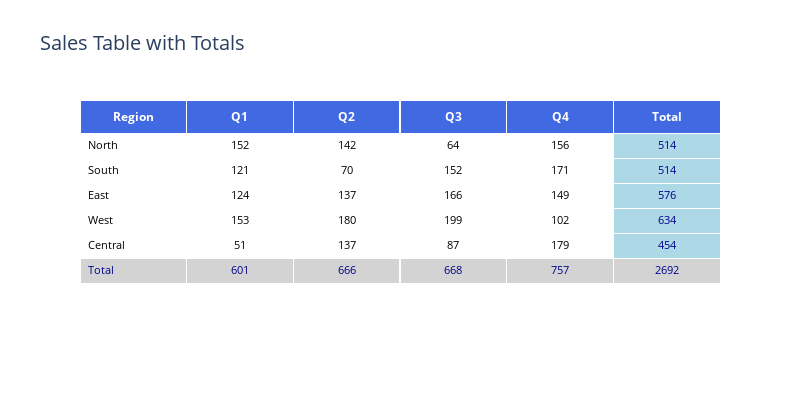

The cell this chart's notebook holds for it:
### Code cell
# Create a table with totals
fig5 = go.Figure(
    data=[
        go.Table(
            header=dict(
                values=["<b>Region</b>"] + [f"<b>{col}</b>" for col in sales_data_with_totals.columns],
                fill_color="royalblue",
                align="center",
                font=dict(color="white", size=12),
            ),
            cells=dict(
                values=[sales_data_with_totals.index]
                + [sales_data_with_totals[col] for col in sales_data_with_totals.columns],
                fill_color=[
                    [
                        "lightgrey" if i == len(sales_data_with_totals) - 1 else "white"
                        for i in range(len(sales_data_with_totals))
                    ],
                    *[
                        [
                            "lightgrey"
                            if i == len(sales_data_with_totals) - 1
                            else ("lightblue" if j == len(sales_data_with_totals.columns) - 1 else "white")
                            for i in range(len(sales_data_with_totals))
                        ]
                        for j in range(len(sales_data_with_totals.columns))
                    ],
                ],
                align=["left"] + ["center"] * len(sales_data_with_totals.columns),
                font=dict(
                    color=[
                        [
                            "black" if i < len(sales_data_with_totals) - 1 else "darkblue"
                            for i in range(len(sales_data_with_totals))
                        ],
                        *[
                            [
                                "darkblue"
                                if i == len(sales_data_with_totals) - 1 or j == len(sales_data_with_totals.columns) - 1
                                else "black"
                                for i in range(len(sales_data_with_totals))
                            ]
                            for j in range(len(sales_data_with_totals.columns))
                        ],
                    ],
                    size=11,
                ),
                height=25,
                format=[None] + [", .0f"] * len(sales_data_with_totals.columns),
            ),
        )
    ]
)

fig5.update_layout(title_text="Sales Table with Totals", title_font=dict(size=20), width=800, height=400)

fig5.show()

### Figure 1 — Plotly figure (JSON) as saved in the notebook; plotly's stock layout.template omitted (floating-point values rounded to 4 significant figures)
{"data": [{"cells": {"align": ["left", "center", "center", "center", "center", "center"], "fill": {"color": [["white", "white", "white", "white", "white", "lightgrey"], ["white", "white", "white", "white", "white", "lightgrey"], ["white", "white", "white", "white", "white", "lightgrey"], ["white", "white", "white", "white", "white", "lightgrey"], ["white", "white", "white", "white", "white", "lightgrey"], ["lightblue", "lightblue", "lightblue", "lightblue", "lightblue", "lightgrey"]]}, "font": {"color": [["black", "black", "black", "black", "black", "darkblue"], ["black", "black", "black", "black", "black", "darkblue"], ["black", "black", "black", "black", "black", "darkblue"], ["black", "black", "black", "black", "black", "darkblue"], ["black", "black", "black", "black", "black", "darkblue"], ["darkblue", "darkblue", "darkblue", "darkblue", "darkblue", "darkblue"]], "size": 11}, "format": [null, ", .0f", ", .0f", ", .0f", ", .0f", ", .0f"], "height": 25, "values": [["North", "South", "East", "West", "Central", "Total"], [152, 121, 124, 153, 51, 601], [142, 70, 137, 180, 137, 666], [64, 152, 166, 199, 87, 668], [156, 171, 149, 102, 179, 757], [514, 514, 576, 634, 454, 2692]]}, "header": {"align": "center", "fill": {"color": "royalblue"}, "font": {"color": "white", "size": 12}, "values": ["<b>Region</b>", "<b>Q1</b>", "<b>Q2</b>", "<b>Q3</b>", "<b>Q4</b>", "<b>Total</b>"]}, "type": "table"}], "layout": {"height": 400, "title": {"font": {"size": 20}, "text": "Sales Table with Totals"}, "width": 800}}
